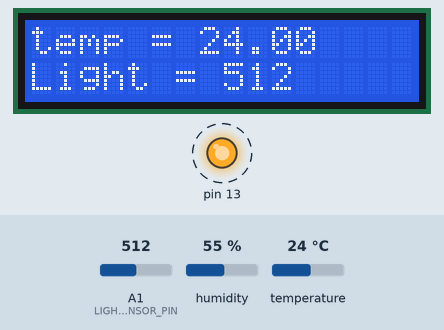
Simulated run of this sketch. Board: Arduino Uno, built with avr-gcc and run on an emulated ATmega328P. Parts: 16×2 character LCD, output pins drawn as LEDs (lit = HIGH). Dashed ring = blinking. The test bench sets the inputs (shaded band); at power-on: temperature 24 °C, A1 (LIGHT_SENSOR_PIN) = 512, humidity 55 %.

Above: at 2.2 s.
2.3 s: temperature set to 12 °C
At 3.4 s:
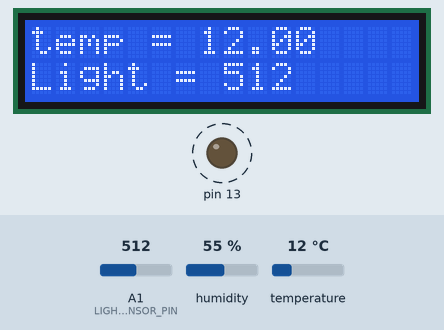
5.0 s: A1 (LIGHT_SENSOR_PIN) set to 716
At 5.9 s:
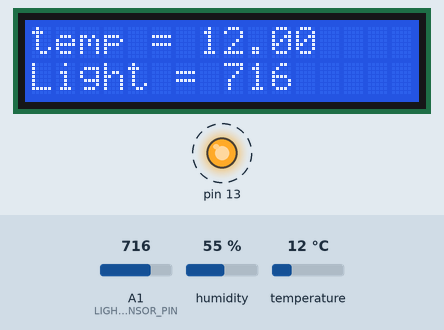
8.7 s: humidity set to 22 %
At 10.8 s:
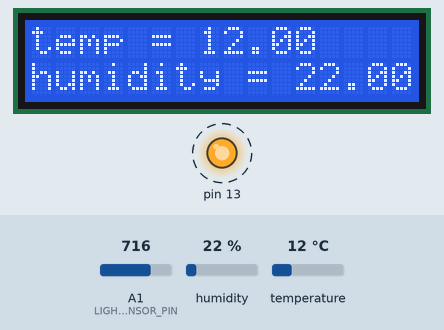
11.7 s: A1 (LIGHT_SENSOR_PIN) set to 900
At 14.1 s:
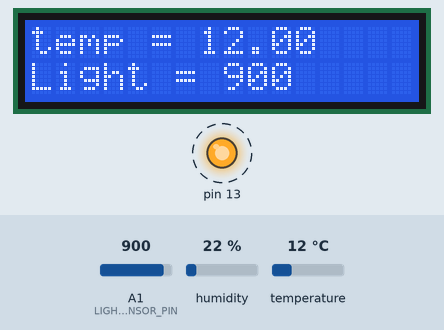
15.0 s: temperature set to 19 °C
At 15.8 s:
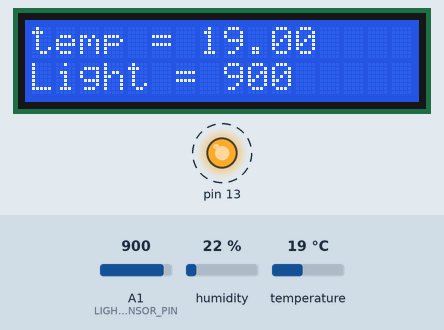
17.5 s: A1 (LIGHT_SENSOR_PIN) set to 1023
At 19.1 s:
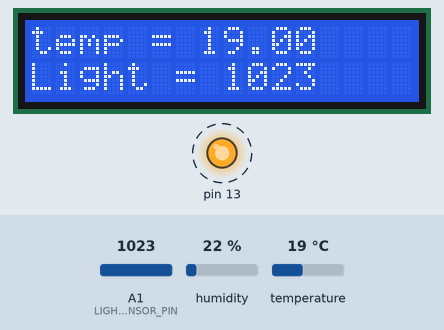
Timing chart, 0 to 21.0 s (numbered marks = the images above; inputs shaded):
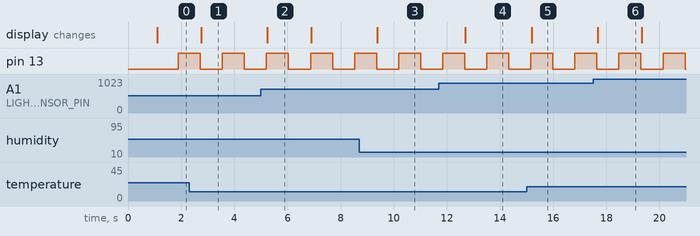

The sketch:

WeatherStation.ino
```cpp
#include <dht.h>
#define dht_dpin A0 //no ; here. Set equal to channel sensor is on
#define LIGHT_SENSOR_PIN 1
// include the library code:
#include <LiquidCrystal.h>

dht DHT;
// initialize the library with the numbers of the interface pins
LiquidCrystal lcd(0, 1, 2, 3, 4, 5);

byte bGlobalErr; //for passing error code back from complex functions.
byte dht_dat[4]; //Array to hold the bytes sent from sensor.
int light_intensity = 0;
unsigned int flip = 0;

void setup(){
	//Blink LED to detect hangs
	pinMode(13, OUTPUT);
	// set up the LCD's number of columns and rows:
	lcd.begin(16, 2);
	lcd.print("Hello world!");
	//Serial.begin(9600);
	delay(300); //Let system settle
	//Serial.println("Humidity and temperature\n\n");
	delay(700); //Wait rest of 1000ms recommended delay before
	//accessing sensor
} //end "setup()"

void loop(){

	// set the cursor to column 0, line 1
	// (note: line 1 is the second row, since counting begins with 0):
	//lcd.setCursor(0, 1);
	// print the number of seconds since reset:
	//lcd.print("100");
	//lcd.print(millis()/1000);
	if ( flip & 1 )
	{
		digitalWrite(13, HIGH);
	} else {
		digitalWrite(13, LOW);
	}

	flip++;

	light_intensity=analogRead(LIGHT_SENSOR_PIN);

	DHT.read11(dht_dpin); //This is the "heart" of the program.

		lcd.setCursor(0, 0);

		lcd.print("temp =       ");
		lcd.setCursor(7, 0);
		lcd.print( DHT.temperature);

		lcd.setCursor(0, 1);
		//Every 7 out of 15 times we show humidity, rest temp
		if ((flip % 15) > 7 )
		{
			lcd.print("humidity = ");
			lcd.setCursor(11, 1);
			lcd.print(DHT.humidity);
		} else {
			lcd.print("Light =         ");
			lcd.setCursor(8, 1);
			lcd.print( light_intensity, DEC);
		}

	delay(800); //Don't try to access too frequently... in theory
	//should be once per two seconds, fastest,
	//but seems to work after 0.8 second.

} // end loop()
```

Measured:
- after the input at 2.3 s, the display: changes after 0.45 s (image 1)
- after the input at 5.0 s, the display: changes after 0.24 s (image 2)
- after the input at 8.7 s, the display: changes after 0.68 s (image 3)
- after the input at 11.7 s, the display: changes after 1.0 s (image 4)
- after the input at 15.0 s, the display: changes after 0.19 s (image 5)
- after the input at 17.5 s, the display: changes after 0.18 s (image 6)
- by itself, pin 13: alternates HIGH for 0.83 s and LOW for 0.83 s
